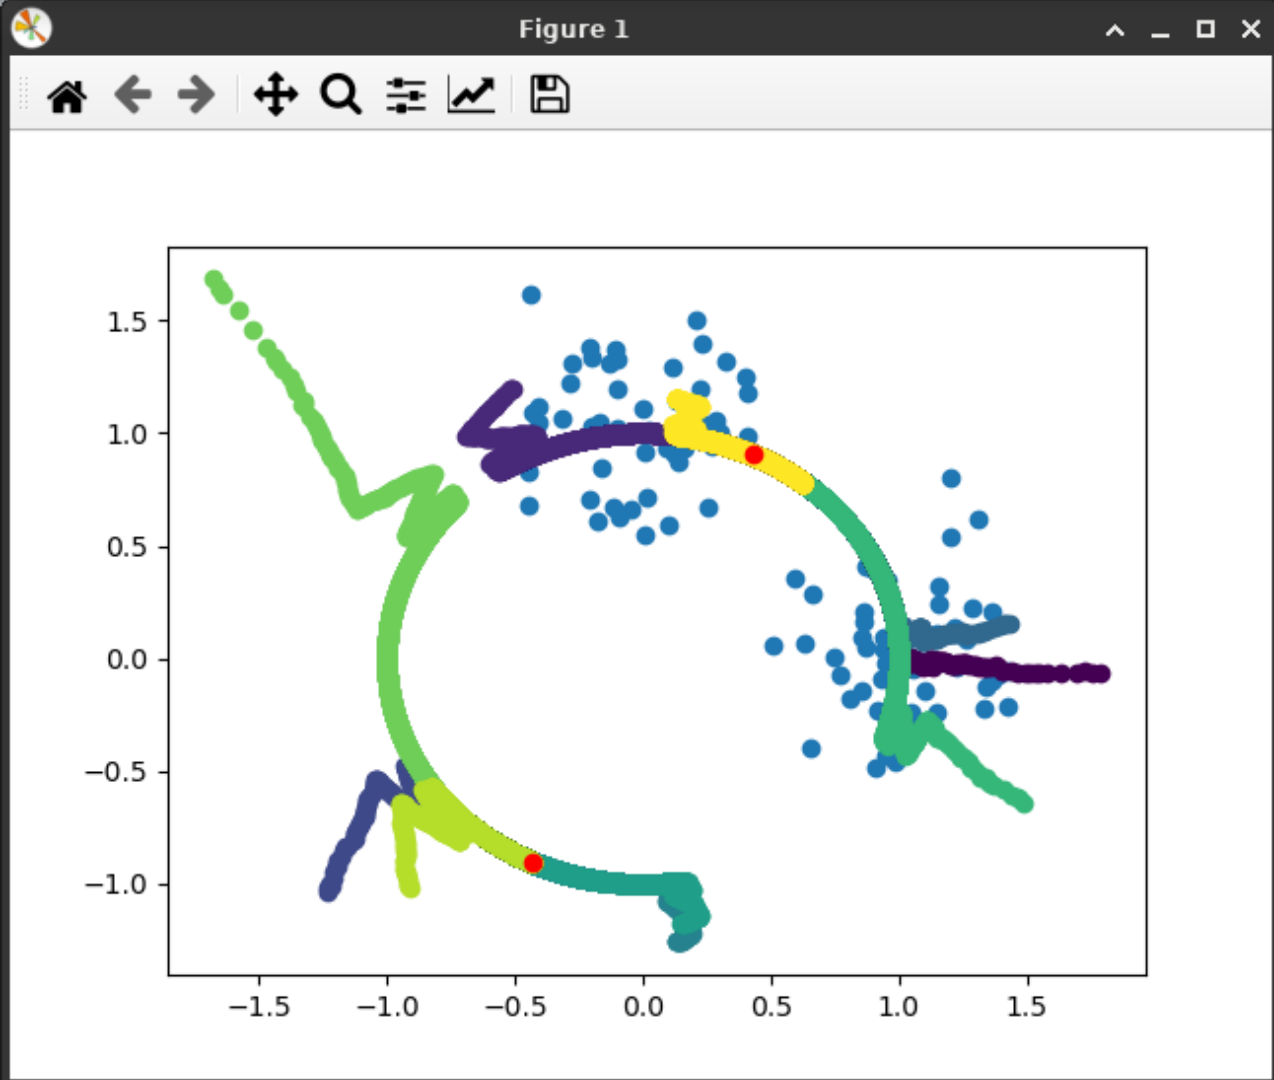

This figure's Python source:
import pickle
import numpy as np
import matplotlib.pyplot as plt

with open('c10p1.pickle', 'rb') as f:
    data = pickle.load(f)

x = data['c10p1']
plt.scatter(x[:,0], x[:,1])
plt.draw()

eta = 1
alpha = 1
dt = 0.01
nb_test = 16
nb_iter = 50000

colors = plt.cm.viridis(np.linspace(0, 1, nb_test))
for i in range(nb_test):
    trace = np.zeros((nb_iter, 2))
    w = np.random.rand(2)

    for j in range(nb_iter):
        u = x[j % x.shape[0]]
        v = np.dot(u, w)
        w += dt * eta * (v * u - alpha * v**2 * w)
        trace[j] = w
        #if j % 10000 == 0:
        #    print(f'test{i}, iter{j}, w=', w)

    plt.scatter(trace[:-1,0], trace[:-1,1], color=colors[i])
    plt.scatter(trace[-1,0], trace[-1:,1], color='r')
    print(f'test{i}, final w = ', w)
    plt.draw()

# Calculate the input data correlation matrix
cov = np.dot(x.T, x) / x.shape[0]
print(f"cov = \n{cov}")

# Calculate the eigenvalues and eigenvectors of the correlation
eigenvalues, eigenvectors = np.linalg.eig(cov)
print(f"eigenvalues = {eigenvalues}")
print(f"eigenvectors = \n{eigenvectors}")

plt.show()
"""
NOTE: The correlation matrix has only one principal eigenvector,
but there are two vectors of length 1 that are parallel to this
eigenvector. w can converge to either of these two vectors.

But, the final weights are not the same as the eigenvectors of
the correlation matrix. why?
